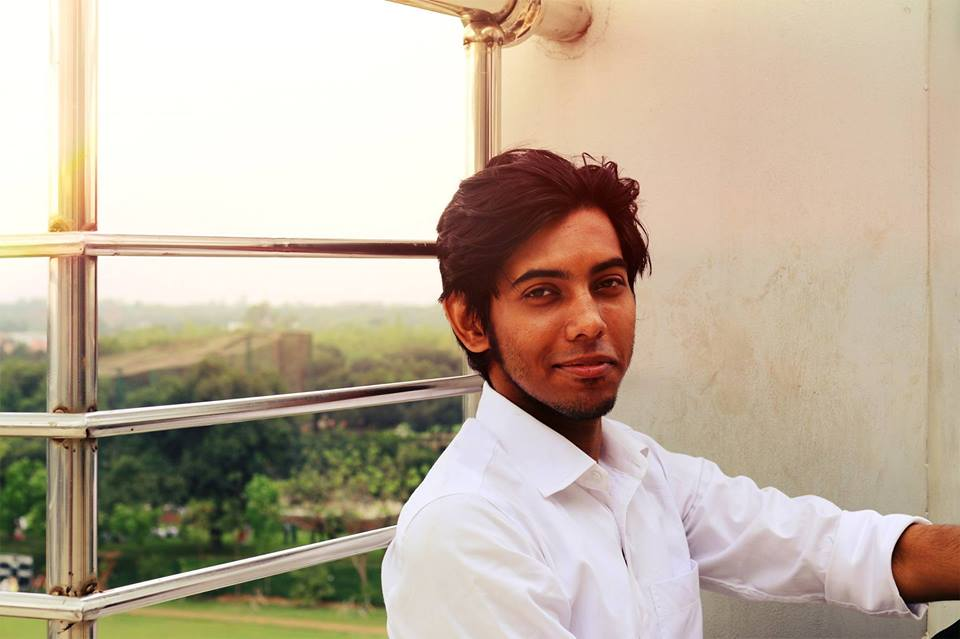
#> input picture src/images/data1.jpg, 960 x 639 px
$ python -i FaceDetection.py   (imports and definitions only)
#> lines starting #> are read from the running program, lines starting #| are printed output that depends on the picture
import cv2
import os


class FaceDetection():
    BASE_PATH = os.path.dirname(__file__)
    frontal_cascade_path = os.path.join(BASE_PATH,
                                        'cascades/haarcascade_frontalface.xml')
    profile_cascade_path = os.path.join(BASE_PATH,
                                        'cascades/haarcascade_profileface.xml')

    def __init__(self):
        self.frontal_detection = cv2.CascadeClassifier(
            self.frontal_cascade_path)
        self.profile_detection = cv2.CascadeClassifier(
            self.profile_cascade_path)

    def detect_face(self, frame):
        gray = cv2.cvtColor(frame, cv2.COLOR_BGR2GRAY)
        faces = self.frontal_detection.detectMultiScale(gray,
                                                        scaleFactor=1.07,
                                                        minNeighbors=5)

        if len(faces) < 1:
            faces = self.profile_detection.detectMultiScale(gray,
                                                            scaleFactor=1.07,
                                                            minNeighbors=5)

        return faces

>>> import cv2
>>> picture = cv2.imread('images/data1.jpg')
#> picture is the input picture: shape (639, 960, 3); mean B, G, R 157.4, 175.7, 190.8
>>> result = FaceDetection().detect_face(picture)
#> in detect_face, `gray = cv2.cvtColor(frame, cv2.COLOR_BGR2GRAY)`:
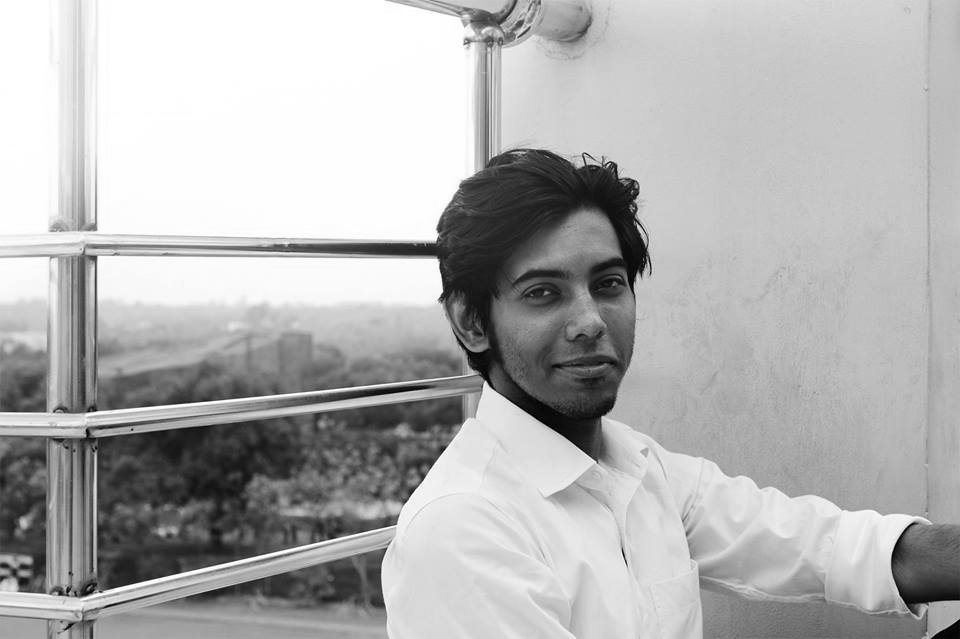
#> gray: shape (639, 960); min 0, max 255, mean 178.2
#> in detect_face, `faces = self.frontal_detection.detectMultiScale(gray, scaleFactor=1.07..`: faces = [[485, 217, 184, 184]]
#> result = [[485, 217, 184, 184]]

$ run again, on src/images/data2.jpg
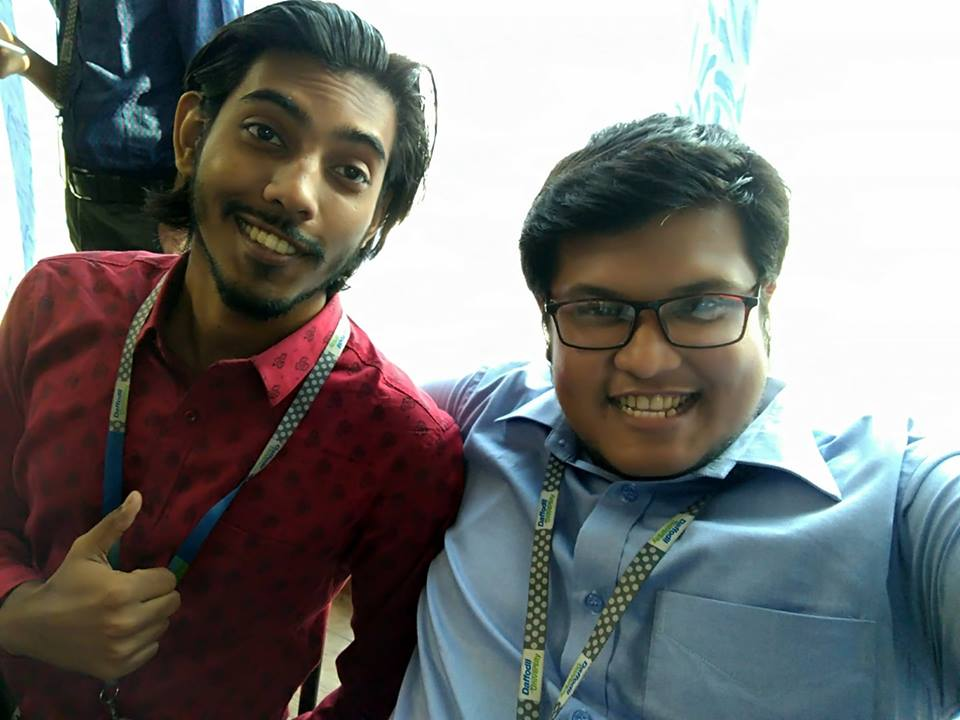
#> input picture src/images/data2.jpg, 960 x 720 px
#> picture is the input picture: shape (720, 960, 3); mean B, G, R 117.8, 119.3, 119.9
#> in detect_face, `gray = cv2.cvtColor(frame, cv2.COLOR_BGR2GRAY)`:
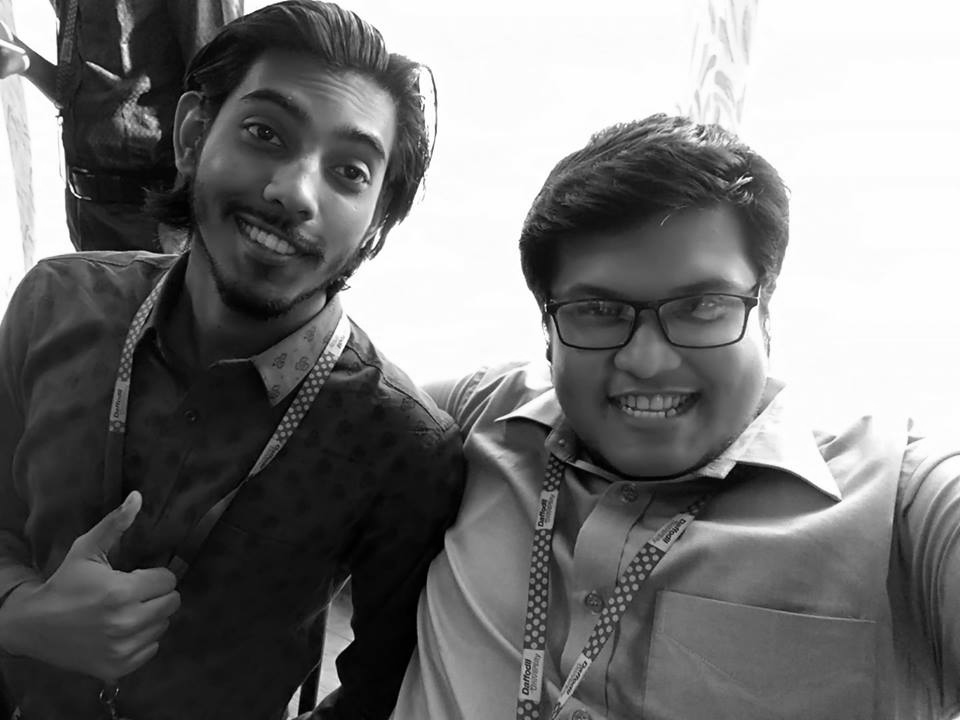
#> gray: shape (720, 960); min 0, max 255, mean 119.3
#> faces = [[525, 207, 257, 257]]

$ run again, on src/images/data3.jpg
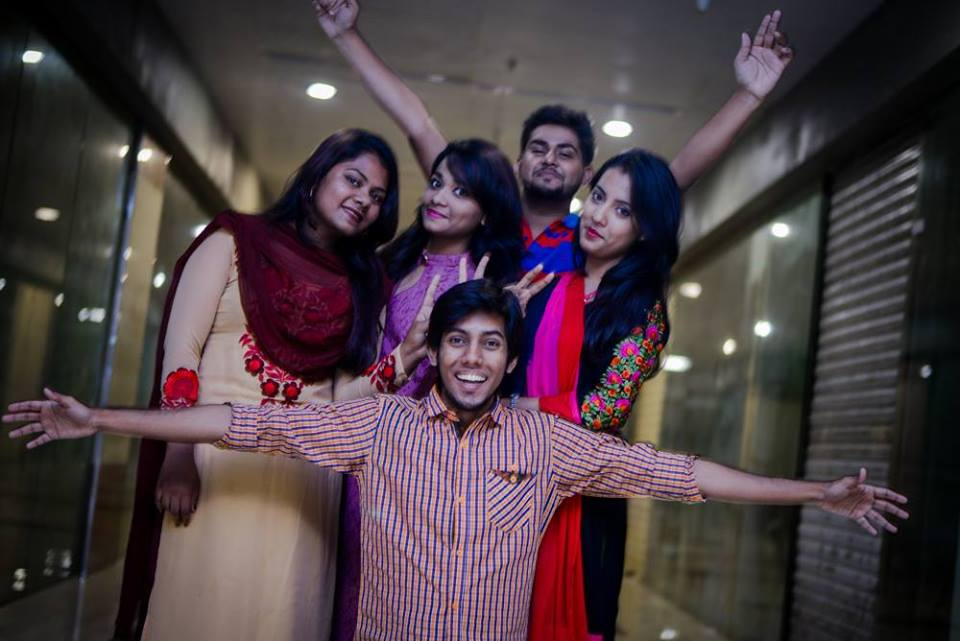
#> input picture src/images/data3.jpg, 960 x 641 px
#> picture is the input picture: shape (641, 960, 3); mean B, G, R 66.9, 61.5, 75.5
#> in detect_face, `gray = cv2.cvtColor(frame, cv2.COLOR_BGR2GRAY)`:
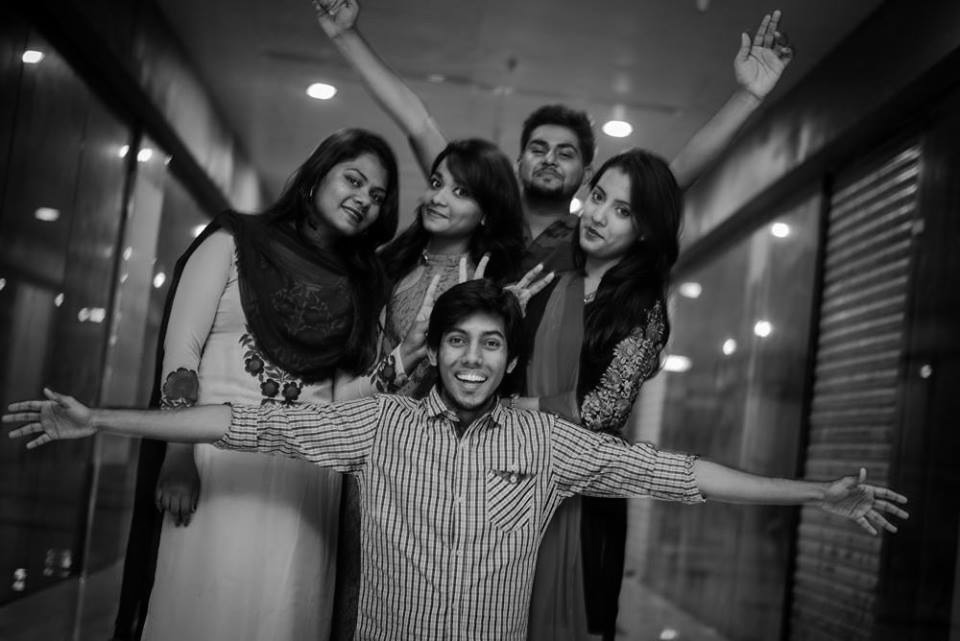
#> gray: shape (641, 960); min 0, max 255, mean 66.3
#> faces = [[515, 121, 72, 72], [432, 308, 85, 85]]

$ run again, on src/images/data4.jpg
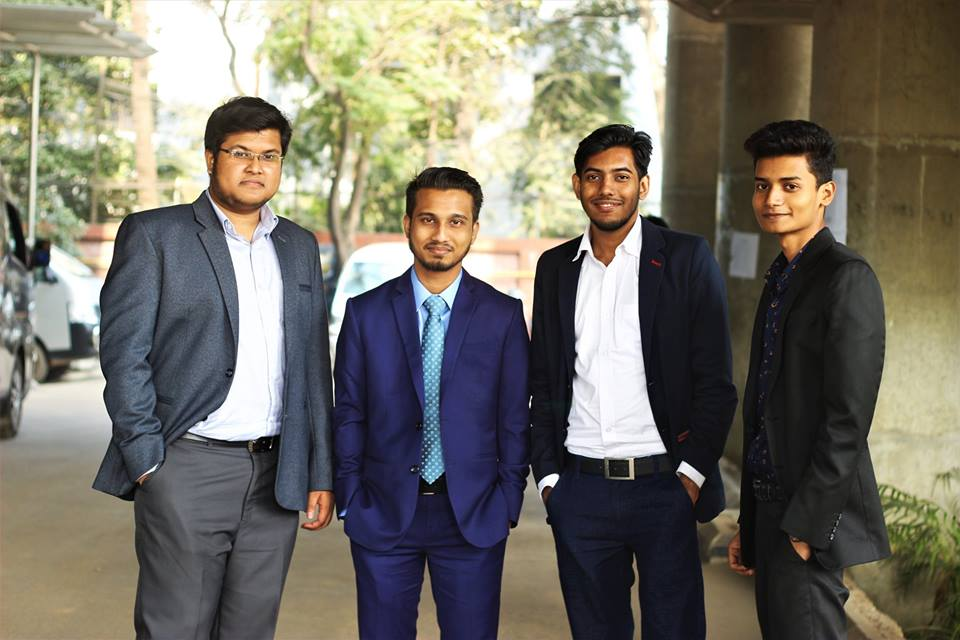
#> input picture src/images/data4.jpg, 960 x 640 px
#> picture is the input picture: shape (640, 960, 3); mean B, G, R 102.1, 112.9, 116.7
#> in detect_face, `gray = cv2.cvtColor(frame, cv2.COLOR_BGR2GRAY)`:
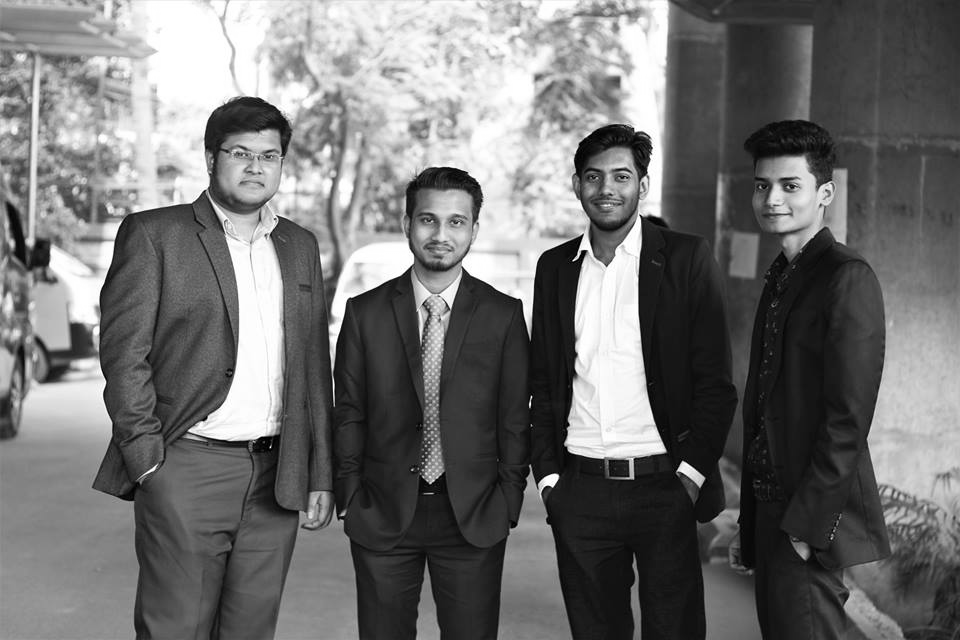
#> gray: shape (640, 960); min 0, max 255, mean 112.8
#> faces = [[218, 128, 72, 72], [573, 149, 70, 70], [403, 191, 78, 78], [736, 155, 82, 82]]
#> result has the same summary as faces in detect_face
